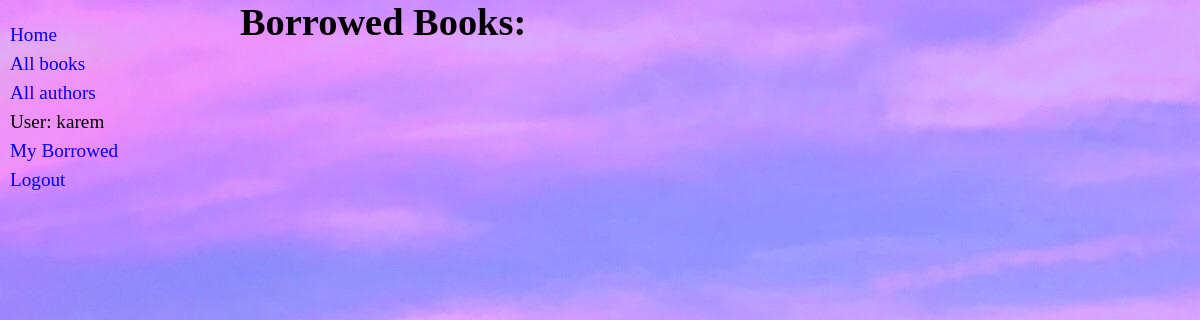
/catalog/my_books (signed in), run on an earlier commit of the app's database.
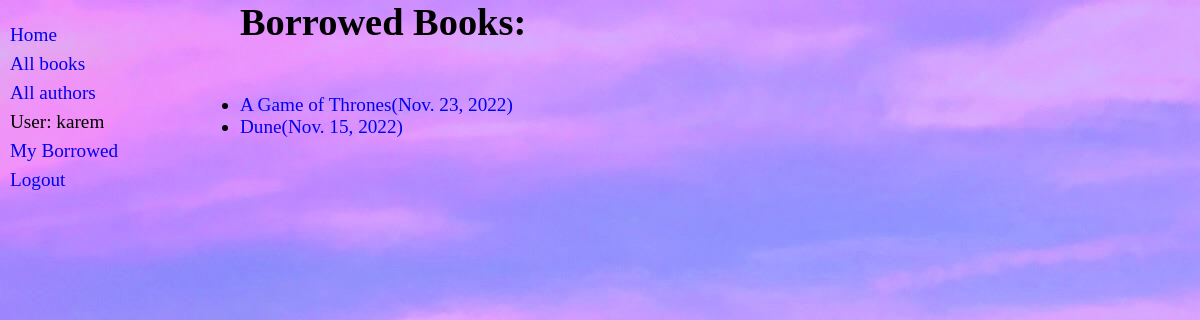
And on a later commit of the database.
### catalog/models.py (models this page shows, shortened)
class BookInstance(models.Model):
    LOAN_STATUS = (
        ('m','Maintenance'),
        ('o','On loan'),
        ('a','Available'),
        ('r','Reserved')
    )
    unique_id = models.UUIDField(primary_key=True,default=uuid.uuid4,help_text="Unique ID for this book accross the library")
    due_back = models.DateField(null=True,blank=True)
    status = models.CharField(choices=LOAN_STATUS,max_length=1,default='a',blank=True,help_text="Book Availability")
    book = models.ForeignKey(Book,on_delete=models.RESTRICT,null=True,related_name="book")
    imprint = models.CharField(max_length=200,null=True,blank=True)
    borrower = models.ForeignKey(User,on_delete=models.SET_NULL,null=True,blank=True)
    class Meta:
        ordering = ('due_back','status')

class Book(models.Model):
    title = models.CharField(max_length=200)
    author = models.ForeignKey('Author',on_delete=models.SET_NULL,null=True,related_name='author')
    summury = models.TextField(max_length=1000,help_text="Enter a brief description of the book")
    isbn = models.CharField(max_length=13,unique=True)
    genres = models.ManyToManyField(Genre,help_text="Select genres for this book")
    languages = models.ManyToManyField(Language,help_text="Select languages for this book")
    def display_genre(self):
        """Create a list of genres of a book"""
        return list(self.genres.all())
    display_genre.short_description = 'Genre'   #a description for display_genre function

### catalog/views.py (the view)
# urls.py: path('my_books',views.user_books,name='user_books'),
@login_required
def user_books(request):
    loaned_books = BookInstance.objects.filter(borrower=request.user).filter(status='o').order_by('-due_back')
    return render(request,'catalog/user_books.html',{'loaned_books':loaned_books})

### catalog/templates/catalog/user_books.html
{% extends 'catalog/base.html' %}
{% block content %}
    <h1>Borrowed Books:</h1>
    <ul class="borrowed_books">
        {% for copie in loaned_books %}
            <li><a href="{% url 'book-detail' copie.book.id %}">{{copie.book.title}}({{copie.due_back}})</a></li>
        {% endfor %}
    </ul>
{% endblock content %}

What changed in the data, as far as the page shows it:
now on this page (row edited): BookInstance: book "A Game of Thrones", due_back "Nov. 23, 2022"
now on this page (row edited): BookInstance: book "Dune", due_back "Nov. 15, 2022"
